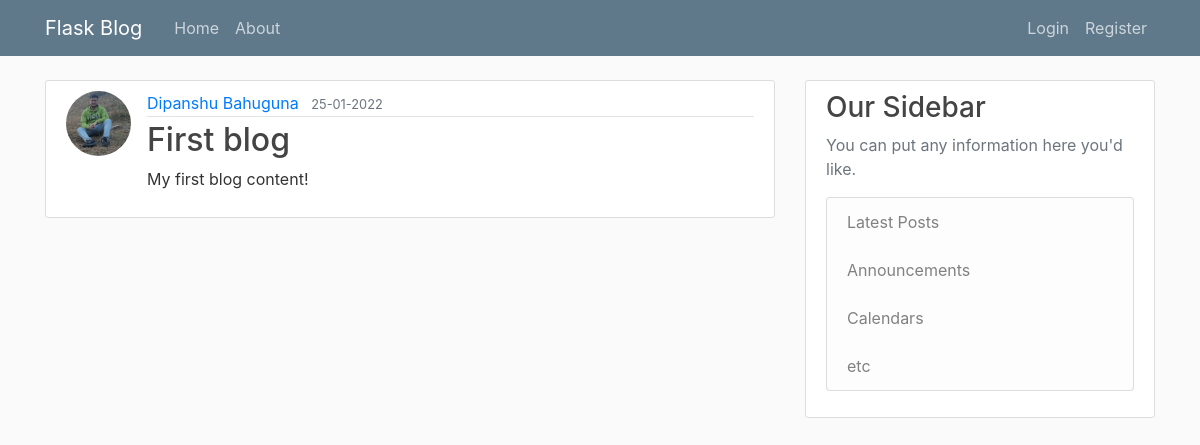
/post/1, run on the app's committed database.
### flaskblog/models.py (models this page shows, shortened)
class User(db.Model,UserMixin):
    id = db.Column(db.Integer,primary_key=True)
    username = db.Column(db.String(20),unique = True, nullable = False)
    email = db.Column(db.String(120),unique = True, nullable = False)
    image_file = db.Column(db.String(20), nullable = False,default='default.jpg')
    password = db.Column(db.String(60), nullable=False)
    posts = db.relationship('Post',backref = 'author', lazy = True)

class Post(db.Model):
    id = db.Column(db.Integer,primary_key=True)
    title = db.Column(db.String(20),nullable=False)
    date_posted = db.Column(db.DateTime,default=datetime.now(timezone("Asia/Kolkata")))
    content = db.Column(db.Text,nullable=False)
    user_id = db.Column(db.Integer,db.ForeignKey('user.id'),nullable=False)

### flaskblog/routes.py (the view)
@app.route("/post/<int:post_id>")
def post(post_id):
    post = Post.query.get_or_404(post_id)
    return render_template('post.html',post = post)

### flaskblog/templates/post.html (shortened to what this page needs)
{% extends 'layout.html' %}
{% block content %}
<article class="media content-section">
    <img class="rounded-circle article-img"
    src="{{ url_for('static', filename ='profile_pics/' + post.author.image_file)}}" />
    <div class="media-body">
        <div class="article-metadata">
            <a class="mr-2" href="{{ url_for('user_posts',username=post.author.username) }}">{{ post.author.username }}</a>
            <small class="text-muted">{{ post.date_posted.strftime('%d-%m-%Y') }}</small>
        </div>
        <h2 class=" article-title">{{ post.title }}</h2>
                    <p class="article-content">{{ post.content }}</p>
            </div>
</article>
{% endblock content %}

### flaskblog/static/main.css (style rules this page uses)
body { background: #fafafa; color: #333333; margin-top: 5rem; }
h1, h2, h3, h4, h5, h6 { color: #444444; }
.content-section { background: #ffffff; padding: 10px 20px; border: 1px solid #dddddd; border-radius: 3px; margin-bottom: 20px; }
.article-title { color: #444444; }
.article-content { white-space: pre-line; }
.article-img { height: 65px; width: 65px; margin-right: 16px; }
.article-metadata { padding-bottom: 1px; margin-bottom: 4px; border-bottom: 1px solid #e3e3e3 }

### data on the page
User: image_file (picture), author.username "Dipanshu Bahuguna"
Post: date_posted "25-01-2022", title "First blog", content "My first blog content!"
